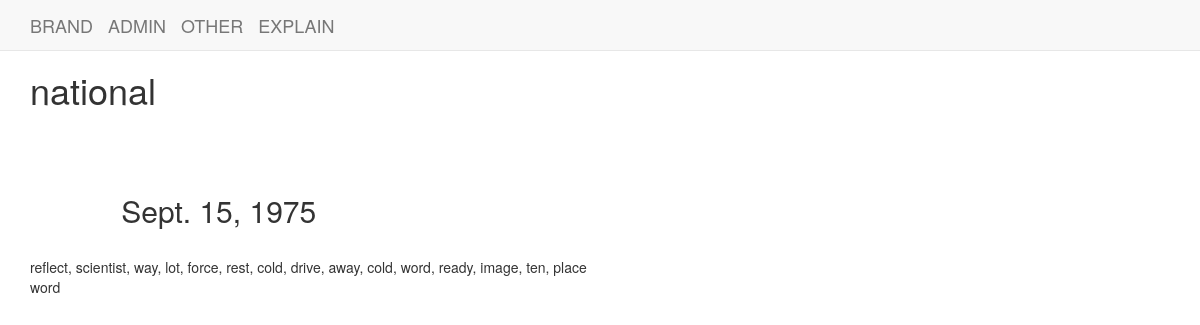
/word/30/, run on the app's committed database.
### Dictionary/models.py (models this page shows, shortened)
class Word(models.Model):
	yore = models.ForeignKey(Yore)
	word = models.CharField(max_length=68, unique=True)
	meaning = models.TextField()
	date = models.DateField()

### Dictionary/views.py (the view)
# urls.py: url(r'^word/(?P<pk>\d+)/$', views.word_detail, name='word_detail'),
def word_detail(request, pk):
	word = get_object_or_404(Word, pk=pk)
	return render(request, 'Dictionary/word_detail.html', {'word':word})

### templates/Dictionary/word_detail.html
{% extends 'Dictionary/base.html' %}
{% block body_block %}
<div class="">
	<h1>{{ word.word }}<h1><br>
	<h2>{{ word.date }}</h2><br>
	{{ word.meaning }}<br>
	word
</div>
{% endblock %}

### static/css/mycss.css (style rules this page uses)
html, body, div, span, applet, object, iframe, h1, h2, h3, h4, h5, h6, p, blockquote, pre, a, abbr, acronym, address, big, cite, code,del, dfn, em, font, img, ins, kbd, q, s, samp, small, strike, strong, sub, sup, tt, var, b, u, i, center,dl, dt, dd, ol, ul, li,fieldset, form, label, legend,table, caption, tbody, tfoot, thead, tr { margin: 0; padding: 0; border: 0; outline: 0; }
html, body { height:100%; font-family: "Roboto"; }
body { line-height: 1; }
body { background-image: url("images/bubble.png"); background-repeat: repeat; }
body div { -webkit-border-radius: 5px; -moz-border-radius: 5px; }
#about p, h2 { padding: 5px 5% 0 8%; }

### data on the page
Word: word "national", date "Sept. 15, 1975", meaning "reflect, scientist, way, lot, force, rest, cold, drive, away, cold, word, ready, image, ten, place"
